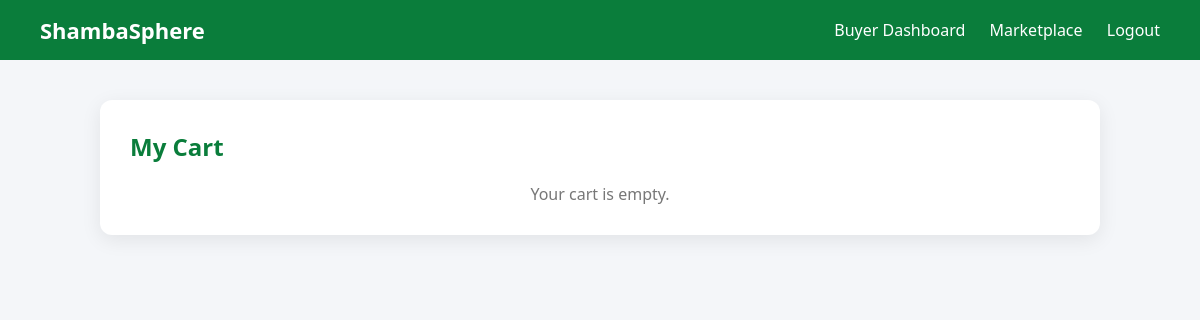
The page /cart/ (signed in) on the database as committed earlier.
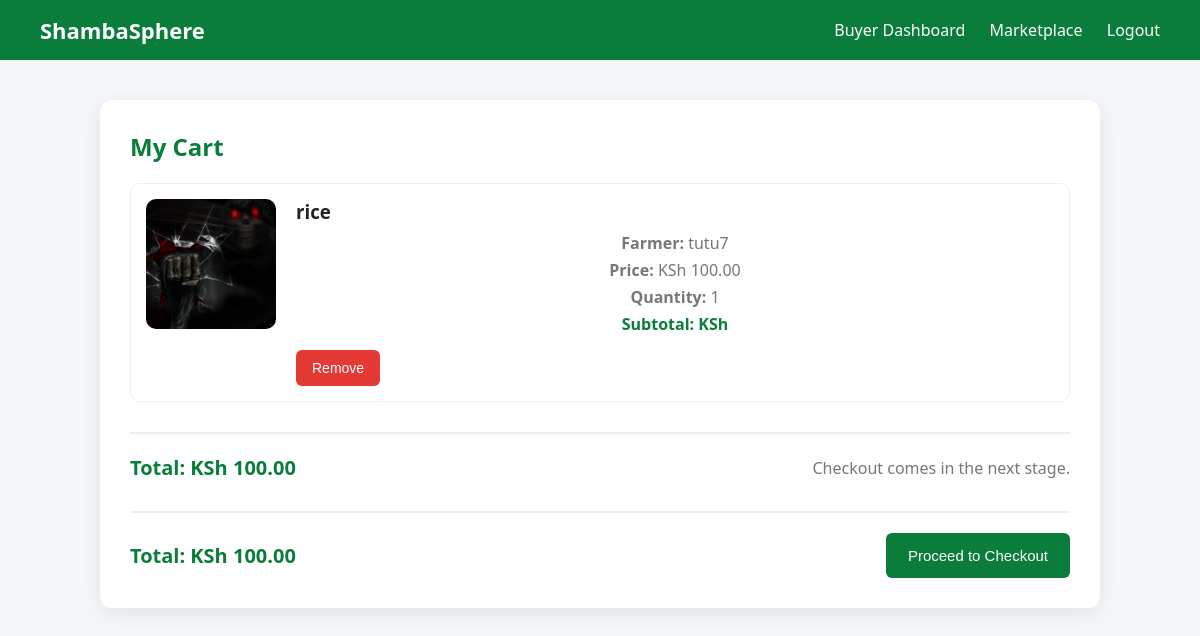
The same page on the database as committed later.
### myapp/models.py (models this page shows, shortened)
class CartItem(models.Model):
    cart = models.ForeignKey(Cart, on_delete=models.CASCADE, related_name="items")
    produce = models.ForeignKey(Produce, on_delete=models.CASCADE)
    quantity = models.PositiveIntegerField(default=1)

class Produce(models.Model):
    farmer = models.ForeignKey(FarmerProfile, on_delete=models.CASCADE)
    name = models.CharField(max_length=100)
    quantity = models.FloatField()
    price = models.DecimalField(max_digits=10, decimal_places=2)
    image = models.ImageField(upload_to='produce_images/')
    status = models.CharField(max_length=20, default='Available')
    created_at = models.DateTimeField(auto_now_add=True)

class FarmerProfile(models.Model):
    user = models.OneToOneField(User, on_delete=models.CASCADE)
    phone = models.CharField(max_length=20)
    county = models.CharField(max_length=100)
    profile_pic = models.ImageField(
        upload_to="profile_pics/",
        null=True,
        blank=True,
        default="profile_pics/default.png"
    )
    farm_name = models.CharField(max_length=200)
    farming_type = models.CharField(max_length=100)
    farm_size = models.FloatField()
    experience = models.IntegerField()
    farm_description = models.TextField(blank=True)
    produce_categories = models.CharField(max_length=255, blank=True)
    active_status = models.CharField(max_length=10)
    harvest_season = models.CharField(max_length=50)
    delivery = models.CharField(max_length=10)
    balance = models.DecimalField(max_digits=10, decimal_places=2, default=0)

### myapp/views.py (the view)
# urls.py: path('cart/', views.cart_view, name='cart_view'),
@login_required
def cart_view(request):
    cart, created = Cart.objects.get_or_create(user=request.user)
    cart_items = cart.items.select_related("produce", "produce__farmer", "produce__farmer__user").all()
    cart_total = sum(
        [item.produce.price * Decimal(item.quantity) for item in cart_items],
        Decimal("0.00"),
    )
    context = {
        "cart": cart,
        "cart_items": cart_items,
        "cart_total": cart_total,
    }
    return render(request, "cart.html", context)

### myapp/templates/cart.html (shortened to what this page needs)
{% load static %}
<!DOCTYPE html>
<html lang="en">
<head>
    <link rel="stylesheet" href="{% static 'css/cart.css' %}">
</head>
<body>
<header>
    <div class="logo">ShambaSphere</div>
    <nav>
        <a href="{% url 'buyer_dashboard' %}">Buyer Dashboard</a>
        <a href="{% url 'marketplace' %}">Marketplace</a>
        <a href="{% url 'logout' %}">Logout</a>
    </nav>
</header>
<section class="cart-container">
    <h2>My Cart</h2>
    {% if cart_items %}
        <div class="cart-items">
            {% for item in cart_items %}
            <div class="cart-card">
                <img src="{{ item.produce.image.url }}" alt="{{ item.produce.name }}">
                <div class="cart-info">
                    <h3>{{ item.produce.name }}</h3>
                    <p><strong>Farmer:</strong> {{ item.produce.farmer.user.username }}</p>
                    <p><strong>Price:</strong> KSh {{ item.produce.price }}</p>
                    <p><strong>Quantity:</strong> {{ item.quantity }}</p>
                    <p><strong>Subtotal:</strong> KSh {{ item.subtotal }}</p>
                    <form method="POST" action="{% url 'remove_from_cart' item.id %}">
                        <button type="submit" class="remove-btn">Remove</button>
                    </form>
                </div>
            </div>
            {% endfor %}
        </div>
        <div class="cart-summary">
            <h3>Total: KSh {{ cart_total }}</h3>
            <p>Checkout comes in the next stage.</p>
        </div>
        <div class="cart-summary">
    <h3>Total: KSh {{ cart_total }}</h3>
    <a href="{% url 'checkout' %}">
        <button>Proceed to Checkout</button>
    </a>
</div>
    {% else %}
        <p>Your cart is empty.</p>
    {% endif %}
</section>
</body>
</html>

Rows that differ between the two databases and show on the page:
added CartItem: produce.image (picture), produce.name "rice", produce.farmer.user.username "tutu7", produce.price "100.00", quantity "1"
Other text that changed with them:
{{ cart_total }}: (not shown) → "100.00"
text no longer shown: "Your cart is empty."
text now shown: "Total: KSh Checkout comes in the next stage. Total: KSh Proceed to Checkout"
